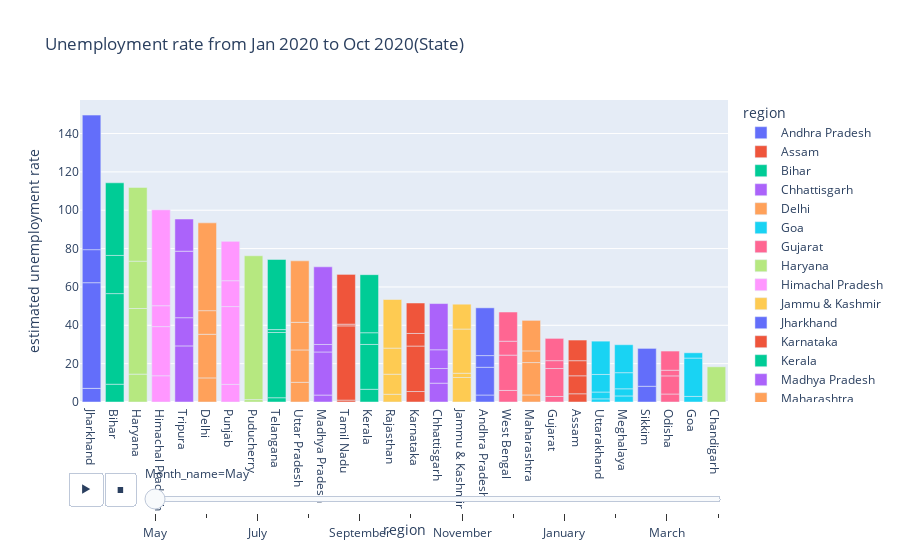

Here is the notebook cell this chart was saved with:
### Code cell
fig = px.bar(df,x='region',y='estimated unemployment rate',animation_frame='Month_name',color='region',
            title='Unemployment rate from Jan 2020 to Oct 2020(State)',color_continuous_scale='RdBu_r'
            )

fig.update_layout(xaxis={'categoryorder':'total descending'})
fig.show()

### Figure 1 — Plotly figure (JSON) as saved in the notebook; plotly's stock layout.template omitted (floating-point values rounded to 4 significant figures)
{"data": [{"alignmentgroup": "True", "hovertemplate": "region=%{x}<br>Month_name=May<br>estimated unemployment rate=%{y}<extra></extra>", "legendgroup": "Andhra Pradesh", "marker": {"color": "#636efa", "pattern": {"shape": ""}}, "name": "Andhra Pradesh", "offsetgroup": "Andhra Pradesh", "orientation": "v", "showlegend": true, "textposition": "auto", "type": "bar", "x": ["Andhra Pradesh", "Andhra Pradesh", "Andhra Pradesh", "Andhra Pradesh"], "xaxis": "x", "y": [3.65, 14.46, 6.09, 24.91], "yaxis": "y"}, {"alignmentgroup": "True", "hovertemplate": "region=%{x}<br>Month_name=May<br>estimated unemployment rate=%{y}<extra></extra>", "legendgroup": "Assam", "marker": {"color": "#EF553B", "pattern": {"shape": ""}}, "name": "Assam", "offsetgroup": "Assam", "orientation": "v", "showlegend": true, "textposition": "auto", "type": "bar", "x": ["Assam", "Assam", "Assam", "Assam"], "xaxis": "x", "y": [4.29, 9.38, 7.87, 10.77], "yaxis": "y"}, {"alignmentgroup": "True", "hovertemplate": "region=%{x}<br>Month_name=May<br>estimated unemployment rate=%{y}<extra></extra>", "legendgroup": "Bihar", "marker": {"color": "#00cc96", "pattern": {"shape": ""}}, "name": "Bihar", "offsetgroup": "Bihar", "orientation": "v", "showlegend": true, "textposition": "auto", "type": "bar", "x": ["Bihar", "Bihar", "Bihar", "Bihar"], "xaxis": "x", "y": [9.27, 47.26, 19.9, 37.87], "yaxis": "y"}, {"alignmentgroup": "True", "hovertemplate": "region=%{x}<br>Month_name=May<br>estimated unemployment rate=%{y}<extra></extra>", "legendgroup": "Chhattisgarh", "marker": {"color": "#ab63fa", "pattern": {"shape": ""}}, "name": "Chhattisgarh", "offsetgroup": "Chhattisgarh", "orientation": "v", "showlegend": true, "textposition": "auto", "type": "bar", "x": ["Chhattisgarh", "Chhattisgarh", "Chhattisgarh", "Chhattisgarh"], "xaxis": "x", "y": [9.82, 7.64, 9.77, 24.1], "yaxis": "y"}, {"alignmentgroup": "True", "hovertemplate": "region=%{x}<br>Month_name=May<br>estimated unemployment rate=%{y}<extra></extra>", "legendgroup": "Delhi", "marker": {"color": "#FFA15A", "pattern": {"shape": ""}}, "name": "Delhi", "offsetgroup": "Delhi", "orientation": "v", "showlegend": true, "textposition": "auto", "type": "bar", "x": ["Delhi", "Delhi", "Delhi", "Delhi"], "xaxis": "x", "y": [12.56, 22.76, 12.31, 45.78], "yaxis": "y"}, {"alignmentgroup": "True", "hovertemplate": "region=%{x}<br>Month_name=May<br>estimated unemployment rate=%{y}<extra></extra>", "legendgroup": "Goa", "marker": {"color": "#19d3f3", "pattern": {"shape": ""}}, "name": "Goa", "offsetgroup": "Goa", "orientation": "v", "showlegend": true, "textposition": "auto", "type": "bar", "x": ["Goa", "Goa", "Goa"], "xaxis": "x", "y": [2.91, 20, 2.75], "yaxis": "y"}, {"alignmentgroup": "True", "hovertemplate": "region=%{x}<br>Month_name=May<br>estimated unemployment rate=%{y}<extra></extra>", "legendgroup": "Gujarat", "marker": {"color": "#FF6692", "pattern": {"shape": ""}}, "name": "Gujarat", "offsetgroup": "Gujarat", "orientation": "v", "showlegend": true, "textposition": "auto", "type": "bar", "x": ["Gujarat", "Gujarat", "Gujarat", "Gujarat"], "xaxis": "x", "y": [2.88, 14.58, 4.09, 11.62], "yaxis": "y"}, {"alignmentgroup": "True", "hovertemplate": "region=%{x}<br>Month_name=May<br>estimated unemployment rate=%{y}<extra></extra>", "legendgroup": "Haryana", "marker": {"color": "#B6E880", "pattern": {"shape": ""}}, "name": "Haryana", "offsetgroup": "Haryana", "orientation": "v", "showlegend": true, "textposition": "auto", "type": "bar", "x": ["Haryana", "Haryana", "Haryana", "Haryana"], "xaxis": "x", "y": [14.54, 34.22, 24.67, 38.46], "yaxis": "y"}, {"alignmentgroup": "True", "hovertemplate": "region=%{x}<br>Month_name=May<br>estimated unemployment rate=%{y}<extra></extra>", "legendgroup": "Himachal Pradesh", "marker": {"color": "#FF97FF", "pattern": {"shape": ""}}, "name": "Himachal Pradesh", "offsetgroup": "Himachal Pradesh", "orientation": "v", "showlegend": true, "textposition": "auto", "type": "bar", "x": ["Himachal Pradesh", "Himachal Pradesh", "Himachal Pradesh", "Himachal Pradesh"], "xaxis": "x", "y": [13.68, 25.64, 10.88, 50], "yaxis": "y"}, {"alignmentgroup": "True", "hovertemplate": "region=%{x}<br>Month_name=May<br>estimated unemployment rate=%{y}<extra></extra>", "legendgroup": "Jammu & Kashmir", "marker": {"color": "#FECB52", "pattern": {"shape": ""}}, "name": "Jammu & Kashmir", "offsetgroup": "Jammu & Kashmir", "orientation": "v", "showlegend": true, "textposition": "auto", "type": "bar", "x": ["Jammu & Kashmir", "Jammu & Kashmir", "Jammu & Kashmir", "Jammu & Kashmir"], "xaxis": "x", "y": [12.78, 2.22, 23.04, 12.96], "yaxis": "y"}, {"alignmentgroup": "True", "hovertemplate": "region=%{x}<br>Month_name=May<br>estimated unemployment rate=%{y}<extra></extra>", "legendgroup": "Jharkhand", "marker": {"color": "#636efa", "pattern": {"shape": ""}}, "name": "Jharkhand", "offsetgroup": "Jharkhand", "orientation": "v", "showlegend": true, "textposition": "auto", "type": "bar", "x": ["Jharkhand", "Jharkhand", "Jharkhand", "Jharkhand"], "xaxis": "x", "y": [7.11, 55.1, 17.23, 70.17], "yaxis": "y"}, {"alignmentgroup": "True", "hovertemplate": "region=%{x}<br>Month_name=May<br>estimated unemployment rate=%{y}<extra></extra>", "legendgroup": "Karnataka", "marker": {"color": "#EF553B", "pattern": {"shape": ""}}, "name": "Karnataka", "offsetgroup": "Karnataka", "orientation": "v", "showlegend": true, "textposition": "auto", "type": "bar", "x": ["Karnataka", "Karnataka", "Karnataka", "Karnataka"], "xaxis": "x", "y": [5.46, 23.72, 6.56, 15.88], "yaxis": "y"}, {"alignmentgroup": "True", "hovertemplate": "region=%{x}<br>Month_name=May<br>estimated unemployment rate=%{y}<extra></extra>", "legendgroup": "Kerala", "marker": {"color": "#00cc96", "pattern": {"shape": ""}}, "name": "Kerala", "offsetgroup": "Kerala", "orientation": "v", "showlegend": true, "textposition": "auto", "type": "bar", "x": ["Kerala", "Kerala", "Kerala", "Kerala"], "xaxis": "x", "y": [6.63, 23.38, 6.11, 30.28], "yaxis": "y"}, {"alignmentgroup": "True", "hovertemplate": "region=%{x}<br>Month_name=May<br>estimated unemployment rate=%{y}<extra></extra>", "legendgroup": "Madhya Pradesh", "marker": {"color": "#ab63fa", "pattern": {"shape": ""}}, "name": "Madhya Pradesh", "offsetgroup": "Madhya Pradesh", "orientation": "v", "showlegend": true, "textposition": "auto", "type": "bar", "x": ["Madhya Pradesh", "Madhya Pradesh", "Madhya Pradesh", "Madhya Pradesh"], "xaxis": "x", "y": [3.63, 22.46, 3.91, 40.49], "yaxis": "y"}, {"alignmentgroup": "True", "hovertemplate": "region=%{x}<br>Month_name=May<br>estimated unemployment rate=%{y}<extra></extra>", "legendgroup": "Maharashtra", "marker": {"color": "#FFA15A", "pattern": {"shape": ""}}, "name": "Maharashtra", "offsetgroup": "Maharashtra", "orientation": "v", "showlegend": true, "textposition": "auto", "type": "bar", "x": ["Maharashtra", "Maharashtra", "Maharashtra", "Maharashtra"], "xaxis": "x", "y": [3.67, 16.89, 6.08, 15.92], "yaxis": "y"}, {"alignmentgroup": "True", "hovertemplate": "region=%{x}<br>Month_name=May<br>estimated unemployment rate=%{y}<extra></extra>", "legendgroup": "Meghalaya", "marker": {"color": "#19d3f3", "pattern": {"shape": ""}}, "name": "Meghalaya", "offsetgroup": "Meghalaya", "orientation": "v", "showlegend": true, "textposition": "auto", "type": "bar", "x": ["Meghalaya", "Meghalaya", "Meghalaya", "Meghalaya"], "xaxis": "x", "y": [3.16, 3.73, 8.4, 14.58], "yaxis": "y"}, {"alignmentgroup": "True", "hovertemplate": "region=%{x}<br>Month_name=May<br>estimated unemployment rate=%{y}<extra></extra>", "legendgroup": "Odisha", "marker": {"color": "#FF6692", "pattern": {"shape": ""}}, "name": "Odisha", "offsetgroup": "Odisha", "orientation": "v", "showlegend": true, "textposition": "auto", "type": "bar", "x": ["Odisha", "Odisha", "Odisha", "Odisha"], "xaxis": "x", "y": [4.17, 9.45, 2.95, 10], "yaxis": "y"}, {"alignmentgroup": "True", "hovertemplate": "region=%{x}<br>Month_name=May<br>estimated unemployment rate=%{y}<extra></extra>", "legendgroup": "Puducherry", "marker": {"color": "#B6E880", "pattern": {"shape": ""}}, "name": "Puducherry", "offsetgroup": "Puducherry", "orientation": "v", "showlegend": true, "textposition": "auto", "type": "bar", "x": ["Puducherry", "Puducherry", "Puducherry"], "xaxis": "x", "y": [0, 1.25, 75], "yaxis": "y"}, {"alignmentgroup": "True", "hovertemplate": "region=%{x}<br>Month_name=May<br>estimated unemployment rate=%{y}<extra></extra>", "legendgroup": "Punjab", "marker": {"color": "#FF97FF", "pattern": {"shape": ""}}, "name": "Punjab", "offsetgroup": "Punjab", "orientation": "v", "showlegend": true, "textposition": "auto", "type": "bar", "x": ["Punjab", "Punjab", "Punjab", "Punjab"], "xaxis": "x", "y": [9.17, 40.59, 13.49, 20.54], "yaxis": "y"}, {"alignmentgroup": "True", "hovertemplate": "region=%{x}<br>Month_name=May<br>estimated unemployment rate=%{y}<extra></extra>", "legendgroup": "Rajasthan", "marker": {"color": "#FECB52", "pattern": {"shape": ""}}, "name": "Rajasthan", "offsetgroup": "Rajasthan", "orientation": "v", "showlegend": true, "textposition": "auto", "type": "bar", "x": ["Rajasthan", "Rajasthan", "Rajasthan", "Rajasthan"], "xaxis": "x", "y": [4.03, 10.45, 13.62, 25.35], "yaxis": "y"}, {"alignmentgroup": "True", "hovertemplate": "region=%{x}<br>Month_name=May<br>estimated unemployment rate=%{y}<extra></extra>", "legendgroup": "Sikkim", "marker": {"color": "#636efa", "pattern": {"shape": ""}}, "name": "Sikkim", "offsetgroup": "Sikkim", "orientation": "v", "showlegend": true, "textposition": "auto", "type": "bar", "x": ["Sikkim", "Sikkim"], "xaxis": "x", "y": [8.2, 19.75], "yaxis": "y"}, {"alignmentgroup": "True", "hovertemplate": "region=%{x}<br>Month_name=May<br>estimated unemployment rate=%{y}<extra></extra>", "legendgroup": "Tamil Nadu", "marker": {"color": "#EF553B", "pattern": {"shape": ""}}, "name": "Tamil Nadu", "offsetgroup": "Tamil Nadu", "orientation": "v", "showlegend": true, "textposition": "auto", "type": "bar", "x": ["Tamil Nadu", "Tamil Nadu", "Tamil Nadu", "Tamil Nadu"], "xaxis": "x", "y": [0.97, 38.73, 0.89, 25.95], "yaxis": "y"}, {"alignmentgroup": "True", "hovertemplate": "region=%{x}<br>Month_name=May<br>estimated unemployment rate=%{y}<extra></extra>", "legendgroup": "Telangana", "marker": {"color": "#00cc96", "pattern": {"shape": ""}}, "name": "Telangana", "offsetgroup": "Telangana", "orientation": "v", "showlegend": true, "textposition": "auto", "type": "bar", "x": ["Telangana", "Telangana", "Telangana", "Telangana"], "xaxis": "x", "y": [2.23, 34.01, 1.52, 36.57], "yaxis": "y"}, {"alignmentgroup": "True", "hovertemplate": "region=%{x}<br>Month_name=May<br>estimated unemployment rate=%{y}<extra></extra>", "legendgroup": "Tripura", "marker": {"color": "#ab63fa", "pattern": {"shape": ""}}, "name": "Tripura", "offsetgroup": "Tripura", "orientation": "v", "showlegend": true, "textposition": "auto", "type": "bar", "x": ["Tripura", "Tripura", "Tripura", "Tripura"], "xaxis": "x", "y": [29.25, 14.71, 34.69, 16.78], "yaxis": "y"}, {"alignmentgroup": "True", "hovertemplate": "region=%{x}<br>Month_name=May<br>estimated unemployment rate=%{y}<extra></extra>", "legendgroup": "Uttar Pradesh", "marker": {"color": "#FFA15A", "pattern": {"shape": ""}}, "name": "Uttar Pradesh", "offsetgroup": "Uttar Pradesh", "orientation": "v", "showlegend": true, "textposition": "auto", "type": "bar", "x": ["Uttar Pradesh", "Uttar Pradesh", "Uttar Pradesh", "Uttar Pradesh"], "xaxis": "x", "y": [10.26, 16.89, 14.4, 32.06], "yaxis": "y"}, {"alignmentgroup": "True", "hovertemplate": "region=%{x}<br>Month_name=May<br>estimated unemployment rate=%{y}<extra></extra>", "legendgroup": "Uttarakhand", "marker": {"color": "#19d3f3", "pattern": {"shape": ""}}, "name": "Uttarakhand", "offsetgroup": "Uttarakhand", "orientation": "v", "showlegend": true, "textposition": "auto", "type": "bar", "x": ["Uttarakhand", "Uttarakhand", "Uttarakhand", "Uttarakhand"], "xaxis": "x", "y": [1.63, 3.57, 9.17, 17.36], "yaxis": "y"}, {"alignmentgroup": "True", "hovertemplate": "region=%{x}<br>Month_name=May<br>estimated unemployment rate=%{y}<extra></extra>", "legendgroup": "West Bengal", "marker": {"color": "#FF6692", "pattern": {"shape": ""}}, "name": "West Bengal", "offsetgroup": "West Bengal", "orientation": "v", "showlegend": true, "textposition": "auto", "type": "bar", "x": ["West Bengal", "West Bengal", "West Bengal", "West Bengal"], "xaxis": "x", "y": [6.02, 18.43, 7.25, 15.22], "yaxis": "y"}, {"alignmentgroup": "True", "hovertemplate": "region=%{x}<br>Month_name=May<br>estimated unemployment rate=%{y}<extra></extra>", "legendgroup": "Chandigarh", "marker": {"color": "#B6E880", "pattern": {"shape": ""}}, "name": "Chandigarh", "offsetgroup": "Chandigarh", "orientation": "v", "showlegend": true, "textposition": "auto", "type": "bar", "x": ["Chandigarh"], "xaxis": "x", "y": [18.35], "yaxis": "y"}], "layout": {"barmode": "relative", "legend": {"title": {"text": "region"}, "tracegroupgap": 0}, "sliders": [{"active": 0, "currentvalue": {"prefix": "Month_name="}, "len": 0.9, "pad": {"b": 10, "t": 60}, "steps": [{"args": [["May"], {"frame": {"duration": 0, "redraw": true}, "fromcurrent": true, "mode": "immediate", "transition": {"duration": 0, "easing": "linear"}}], "label": "May", "method": "animate"}, {"args": [["June"], {"frame": {"duration": 0, "redraw": true}, "fromcurrent": true, "mode": "immediate", "transition": {"duration": 0, "easing": "linear"}}], "label": "June", "method": "animate"}, {"args": [["July"], {"frame": {"duration": 0, "redraw": true}, "fromcurrent": true, "mode": "immediate", "transition": {"duration": 0, "easing": "linear"}}], "label": "July", "method": "animate"}, {"args": [["August"], {"frame": {"duration": 0, "redraw": true}, "fromcurrent": true, "mode": "immediate", "transition": {"duration": 0, "easing": "linear"}}], "label": "August", "method": "animate"}, {"args": [["September"], {"frame": {"duration": 0, "redraw": true}, "fromcurrent": true, "mode": "immediate", "transition": {"duration": 0, "easing": "linear"}}], "label": "September", "method": "animate"}, {"args": [["October"], {"frame": {"duration": 0, "redraw": true}, "fromcurrent": true, "mode": "immediate", "transition": {"duration": 0, "easing": "linear"}}], "label": "October", "method": "animate"}, {"args": [["November"], {"frame": {"duration": 0, "redraw": true}, "fromcurrent": true, "mode": "immediate", "transition": {"duration": 0, "easing": "linear"}}], "label": "November", "method": "animate"}, {"args": [["December"], {"frame": {"duration": 0, "redraw": true}, "fromcurrent": true, "mode": "immediate", "transition": {"duration": 0, "easing": "linear"}}], "label": "December", "method": "animate"}, {"args": [["January"], {"frame": {"duration": 0, "redraw": true}, "fromcurrent": true, "mode": "immediate", "transition": {"duration": 0, "easing": "linear"}}], "label": "January", "method": "animate"}, {"args": [["February"], {"frame": {"duration": 0, "redraw": true}, "fromcurrent": true, "mode": "immediate", "transition": {"duration": 0, "easing": "linear"}}], "label": "February", "method": "animate"}, {"args": [["March"], {"frame": {"duration": 0, "redraw": true}, "fromcurrent": true, "mode": "immediate", "transition": {"duration": 0, "easing": "linear"}}], "label": "March", "method": "animate"}, {"args": [["April"], {"frame": {"duration": 0, "redraw": true}, "fromcurrent": true, "mode": "immediate", "transition": {"duration": 0, "easing": "linear"}}], "label": "April", "method": "animate"}], "x": 0.1, "xanchor": "left", "y": 0, "yanchor": "top"}], "title": {"text": "Unemployment rate from Jan 2020 to Oct 2020(State)"}, "updatemenus": [{"buttons": [{"args": [null, {"frame": {"duration": 500, "redraw": true}, "fromcurrent": true, "mode": "immediate", "transition": {"duration": 500, "easing": "linear"}}], "label": "&#9654;", "method": "animate"}, {"args": [[null], {"frame": {"duration": 0, "redraw": true}, "fromcurrent": true, "mode": "immediate", "transition": {"duration": 0, "easing": "linear"}}], "label": "&#9724;", "method": "animate"}], "direction": "left", "pad": {"r": 10, "t": 70}, "showactive": false, "type": "buttons", "x": 0.1, "xanchor": "right", "y": 0, "yanchor": "top"}], "xaxis": {"anchor": "y", "categoryarray": ["Andhra Pradesh", "Assam", "Bihar", "Chhattisgarh", "Delhi", "Goa", "Gujarat", "Haryana", "Himachal Pradesh", "Jammu & Kashmir", "Jharkhand", "Karnataka", "Kerala", "Madhya Pradesh", "Maharashtra", "Meghalaya", "Odisha", "Puducherry", "Punjab", "Rajasthan", "Sikkim", "Tamil Nadu", "Telangana", "Tripura", "Uttar Pradesh", "Uttarakhand", "West Bengal", "Chandigarh"], "categoryorder": "total descending", "domain": [0, 1], "title": {"text": "region"}}, "yaxis": {"anchor": "x", "domain": [0, 1], "title": {"text": "estimated unemployment rate"}}}}
